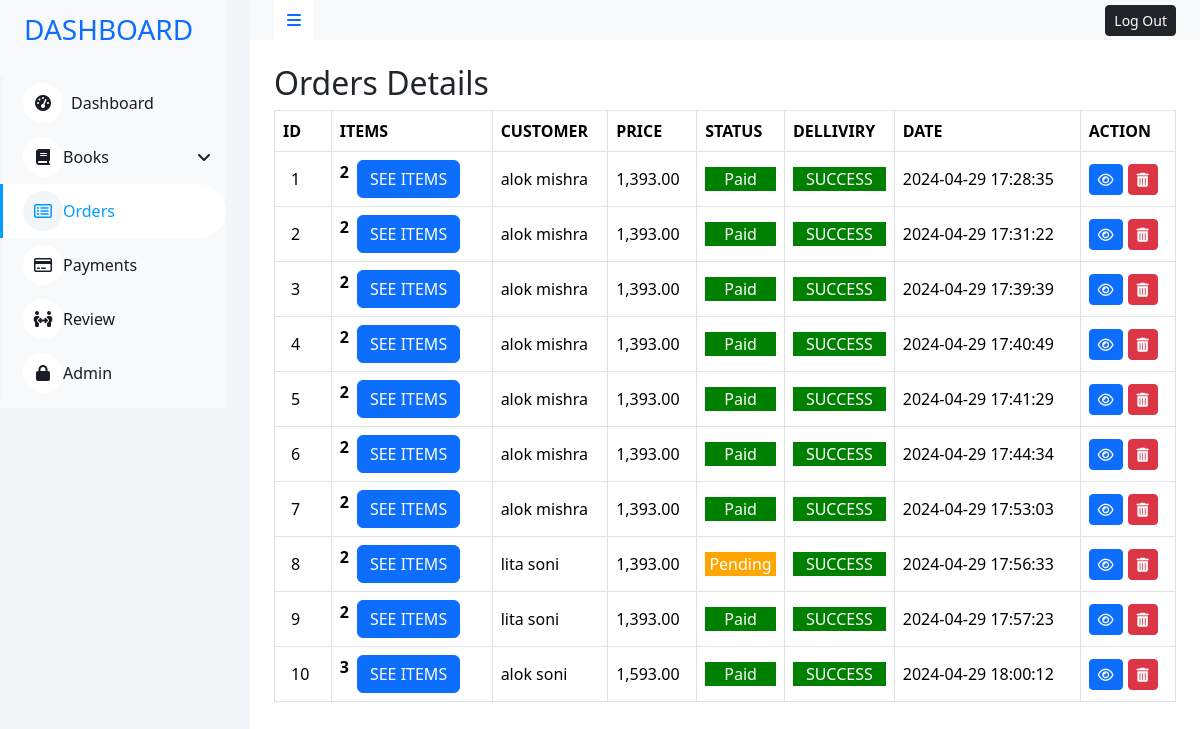
Page /admin/orders.php (signed in) on the committed database.
### tables this page shows
CREATE TABLE `orders` (
  `o_id` int(255) NOT NULL,
  `quantity` int(255) NOT NULL,
  `total_price` varchar(255) NOT NULL,
  `c_id` int(255) NOT NULL,
  `order_bid` longtext NOT NULL CHECK (json_valid(`order_bid`)),
  `pay_id` int(255) NOT NULL,
  `ship_id` int(11) NOT NULL,
  `date` timestamp NOT NULL DEFAULT current_timestamp() ON UPDATE current_timestamp()
);

CREATE TABLE `customers` (
  `c_id` int(255) NOT NULL,
  `name` varchar(255) NOT NULL,
  `phone` varchar(255) NOT NULL,
  `email` varchar(255) NOT NULL,
  `address` varchar(255) NOT NULL
);

### db/function.php (called while the page is built, shortened)
<?php
function db_connect()
{
    $servername = "localhost";
    $username = "root";
    $password = "";
    $dbname = "onlinesell";
    $conn = new mysqli($servername, $username, $password, $dbname);
    return $conn;
}
function getOrderDetails()
{
    $conn = db_connect();
    $sql = "SELECT o.o_id as oid, o.quantity as item, o.total_price as price, c.name as cname, c.phone as phone, o.order_bid as item_list, py.status as status, c.address as address, o.date as date, sd.dilivery_status as  dilivery_status
      FROM orders o
      JOIN customers c
      ON o.c_id = c.c_id
      JOIN payments py
      ON o.pay_id = py.pay_id
      JOIN shipping_details sd
      ON o.ship_id = sd.ship_id
      ORDER BY oid";
    $result = mysqli_query($conn, $sql);
    return $result;
}
function selectItem($id)
{
    $conn = db_connect();
    $id = mysqli_real_escape_string($conn, $id);
    $sql = "SELECT b_id AS bid, title FROM books WHERE b_id = '$id'";
    $result = mysqli_query($conn, $sql);
    if ($result) {
        $item = mysqli_fetch_assoc($result);
        if ($item) {
            $title = $item['title'];
        } else {
            $title = null;
        }
    } else {
        $title = null;
    }
    return $title;
}

### admin/orders.php (the view, shortened to what this page needs)
<?php
require_once("template/header.php");
require_once("../db/function.php");
$conn = db_connect();
if (!isset($_SESSION["admin"]) && $_SESSION["admin"] != "admin_open") {
    echo ' <div class="d-flex justify-content-center align-items-center" style="height:100vh">
    <div class="alert alert-danger d-flex flex-column  " role="alert">
      <p class="text-center">You not permited access this page.....</p>
      <a class="btn btn-danger text-center" href="./">Go Back >>>> </a>
   </div>
   </div>';
} else {
?>
    <section class="container-fluid position-relative bg-white d-flex p-0">
        <?php include("template/admin_sidebar.php") ?>
        <div class="content">
            <nav class="navbar navbar-expand bg-light navbar-light sticky-top px-4 py-0">
                <a href="#" class="sidebar-toggler flex-shrink-0 text-decoration-none">
                    <i class="fa fa-bars"></i>
                </a>
                <div class="navbar-nav align-items-center ms-auto">
                    <div class="nav-item dropdown">
                        <a href="logout.php">
                            <span class="btn btn-dark btn-sm d-none d-lg-inline-flex">Log Out</span>
                        </a>
                    </div>
                </div>
            </nav>
            <div class="container-fluid pt-4 px-4">
                <div class="orders_heading  fw-bold">
                    <h2>Orders Details</h2>
                </div>
                <div class="order-container">
                    <div class="table-responsive">
                        <table class="table text-start align-middle table-bordered table-hover mb-0">
                            <thead>
                                <tr class="text-dark">
                                    <th scope="col">ID</th>
                                    <th scope="col">ITEMS</th>
                                    <th scope="col">CUSTOMER</th>
                                    <th scope="col">PRICE</th>
                                    <th scope="col">STATUS</th>
                                    <th scope="col">DELLIVIRY</th>
                                    <th scope="col">DATE</th>
                                    <th scope="col">ACTION</th>
                                </tr>
                            </thead>
                            <tbody>
                                <?php
                                $result = getOrderDetails();
                                if ($result) {
                                    while ($row = mysqli_fetch_assoc($result)) {
                                        $id = $row['oid'];
                                        $item = $row['item'];
                                        $item_list = $row['item_list'];
                                        $cname = $row['cname'];
                                        $price = $row['price'];
                                        $status = $row['status'];
                                        $dil_status = $row['dilivery_status'];
                                        $date = $row['date'];
                                ?>
                                        <tr>
                                            <td> <span class="mx-2"><?php echo $id ?></span></td>
                                            <td>
                                                <div class="d-flex">
                                                    <strong><?php echo $item ?></strong>
                                                    <div class="admin-order-details mx-2 align-items-center">
                                                        <button class="btn btn-primary" type="button" data-bs-toggle="collapse" data-bs-target="#ittemsExample" aria-expanded="false" aria-controls="ittemsExample">
                                                            SEE ITEMS
                                                        </button>
                                                                    <?php
                                                                    $data = json_decode($item_list, TRUE);
                                                                    for ($i = 0; $i < count($data); $i++) {
                                                                        $title = selectItem($data[$i]);
                                                                    ?>
                                                                    <?php
                                                                    }
                                                                    ?>
                                                    </div>
                                                </div>
                                            </td>
                                            <td><?php echo $cname ?></td>
                                            <td><?php echo $price ?></td>
                                            <td> <?php echo $status == 1 ? "<div class='paid-success'>Paid</div>" : "<div class='pending-warn'>Pending</div>" ?>
                                            </td>
                                            <td><?php echo $dil_status == 1 ? "<div class='paid-success'>SUCCESS</div>" : "<div class='danger-warn'>NOT SUCCESS</div>" ?>
                                            </td>
                                            <td><?php echo $date ?></td>
                                            <td>
                                                <div class="viewOrderContain">
                                                    <button type="submit" name="editOrder" class="btn btn-primary btn-sm" data-bs-toggle="modal" data-bs-target="#viewOrder"><i class="fa-regular fa-eye"></i></button>
                                                    <form action="" method="POST">
                                                        <button type="submit" name="removeorder" class="btn btn-sm btn-danger"><i class="fa-solid fa-trash-can"></i></button>
                                                    </form>
                                                </div>
                                            </td>
                                        </tr>
                                <?php
                                    }
                                } else {
                                    echo "Error: " . mysqli_error($conn);
                                }
                                ?>
                            </tbody>
                        </table>
                    </div>
                </div>
            </div>
        </div>
    </section>
<?php
}
require_once("template/footer.php");
?>

### admin/css/style.css (style rules this page uses)
:root { --primary: #009CFF; --light: #F3F6F9; --dark: #191C24; }
.btn { transition: .5s; }
.btn.btn-primary { color: #FFFFFF; }
.content { margin-left: 250px; min-height: 100vh; background: #FFFFFF; transition: 0.5s; }
.content .navbar .sidebar-toggler, .content .navbar .navbar-nav .nav-link i { width: 40px; height: 40px; display: inline-flex; align-items: center; justify-content: center; background: #FFFFFF; }
.paid-success { width: 100%; height: 100%; background-color: green; color: #fff; text-align: center; }
.pending-warn { width: 100%; height: 100%; background-color: orange; color: #fff; text-align: center; }
.viewOrderContain { display: flex; gap: 5px; width: fit-content; }

### admin/css/responsive.css (style rules this page uses)
@media (min-width: 992px) { .content { width: 100%; } }

### rows in the picture
orders: o_id "1", quantity "2", c.name "alok mishra", total_price "1,393.00", shows "Paid", date "2024-04-29 17:28:35"
orders: o_id "2", quantity "2", c.name "alok mishra", total_price "1,393.00", shows "Paid", date "2024-04-29 17:31:22"
orders: o_id "3", quantity "2", c.name "alok mishra", total_price "1,393.00", shows "Paid", date "2024-04-29 17:39:39"
orders: o_id "4", quantity "2", c.name "alok mishra", total_price "1,393.00", shows "Paid", date "2024-04-29 17:40:49"
orders: o_id "5", quantity "2", c.name "alok mishra", total_price "1,393.00", shows "Paid", date "2024-04-29 17:41:29"
orders: o_id "6", quantity "2", c.name "alok mishra", total_price "1,393.00", shows "Paid", date "2024-04-29 17:44:34"
orders: o_id "7", quantity "2", c.name "alok mishra", total_price "1,393.00", shows "Paid", date "2024-04-29 17:53:03"
orders: o_id "8", quantity "2", c.name "lita soni", total_price "1,393.00", shows "Pending", date "2024-04-29 17:56:33"
orders: o_id "9", quantity "2", c.name "lita soni", total_price "1,393.00", shows "Paid", date "2024-04-29 17:57:23"
orders: o_id "10", quantity "3", c.name "alok soni", total_price "1,593.00", shows "Paid", date "2024-04-29 18:00:12"
